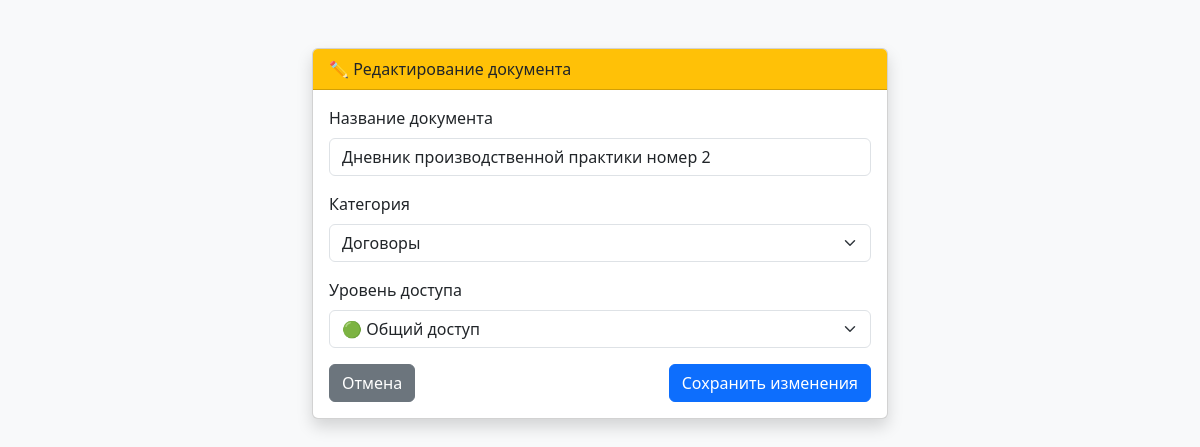
/edit/9/ (signed in), run on the app's committed database.
### core/models.py (models this page shows, shortened)
class Document(models.Model):
    SECURITY_CHOICES = [
        ('public', 'Общий доступ'),
        ('internal', 'Служебное пользование'),
        ('secret', 'Секретно'),
    ]
    title = models.CharField(max_length=200)
    category = models.ForeignKey(Category, on_delete=models.CASCADE, null=True, blank=True)
    security_level = models.CharField(max_length=20, choices=SECURITY_CHOICES, default='public')
    file = models.FileField(upload_to='documents/')
    uploaded_by = models.ForeignKey(User, on_delete=models.CASCADE)
    uploaded_at = models.DateTimeField(auto_now_add=True)

class Category(models.Model):
    name = models.CharField(max_length=100)

### core/views.py (the view, shortened to what this page needs)
# urls.py: path('edit/<int:doc_id>/', edit_document, name='edit_document'),
@login_required
def edit_document(request, doc_id):
    doc = get_object_or_404(Document, id=doc_id)
    if request.user != doc.uploaded_by and not request.user.is_superuser:
        messages.error(request, "Нет прав на редактирование.")
        return redirect('home')
    categories = Category.objects.all()
    return render(request, 'core/edit_document.html', {'doc': doc, 'categories': categories})

### core/templates/core/edit_document.html (shortened to what this page needs)
<!DOCTYPE html>
<html lang="ru">
<head>
    <link href="https://cdn.jsdelivr.net/npm/bootstrap@5.3.0/dist/css/bootstrap.min.css" rel="stylesheet">
</head>
<body class="bg-light">
<div class="container mt-5" style="max-width: 600px;">
    <div class="card shadow">
        <div class="card-header bg-warning text-dark">
            ✏️ Редактирование документа
        </div>
        <div class="card-body">
            <form method="post">
                <div class="mb-3">
                    <label class="form-label">Название документа</label>
                    <input type="text" name="title" class="form-control" value="{{ doc.title }}" required>
                </div>
                <div class="mb-3">
                    <label class="form-label">Категория</label>
                    <select name="category" class="form-select">
                        {% for cat in categories %}
                        <option value="{{ cat.id }}" {% if doc.category.id == cat.id %}selected{% endif %}>
                            {{ cat.name }}
                        </option>
                        {% endfor %}
                    </select>
                </div>
                <div class="mb-3">
                    <label class="form-label">Уровень доступа</label>
                    <select name="security_level" class="form-select">
                        <option value="public" {% if doc.security_level == 'public' %}selected{% endif %}>🟢 Общий доступ</option>
                    </select>
                </div>
                <div class="d-flex justify-content-between">
                    <a href="{% url 'home' %}" class="btn btn-secondary">Отмена</a>
                    <button type="submit" class="btn btn-primary">Сохранить изменения</button>
                </div>
            </form>
        </div>
    </div>
</div>
</body>
</html>

### data on the page
Document: title "Дневник производственной практики номер 2", category "Договоры", security_level "🟢 Общий доступ"
